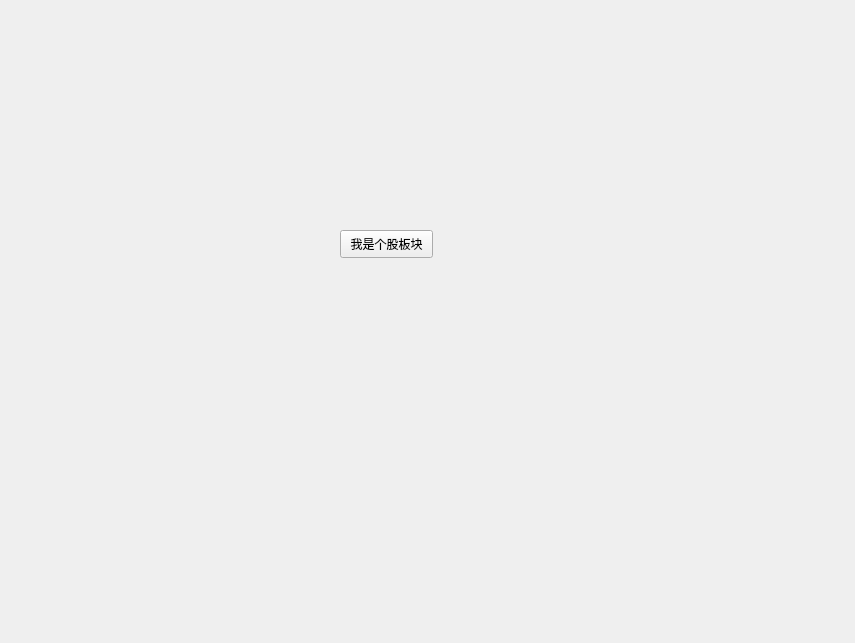
<?xml version="1.0" encoding="UTF-8"?>
<ui version="4.0">
 <class>Form</class>
 <widget class="QWidget" name="Form">
  <property name="geometry">
   <rect>
    <x>0</x>
    <y>0</y>
    <width>855</width>
    <height>643</height>
   </rect>
  </property>
  <property name="windowTitle">
   <string>Form</string>
  </property>
  <widget class="QPushButton" name="pushButton">
   <property name="geometry">
    <rect>
     <x>340</x>
     <y>230</y>
     <width>93</width>
     <height>28</height>
    </rect>
   </property>
   <property name="text">
    <string>我是个股板块</string>
   </property>
  </widget>
 </widget>
 <resources/>
 <connections/>
</ui>
